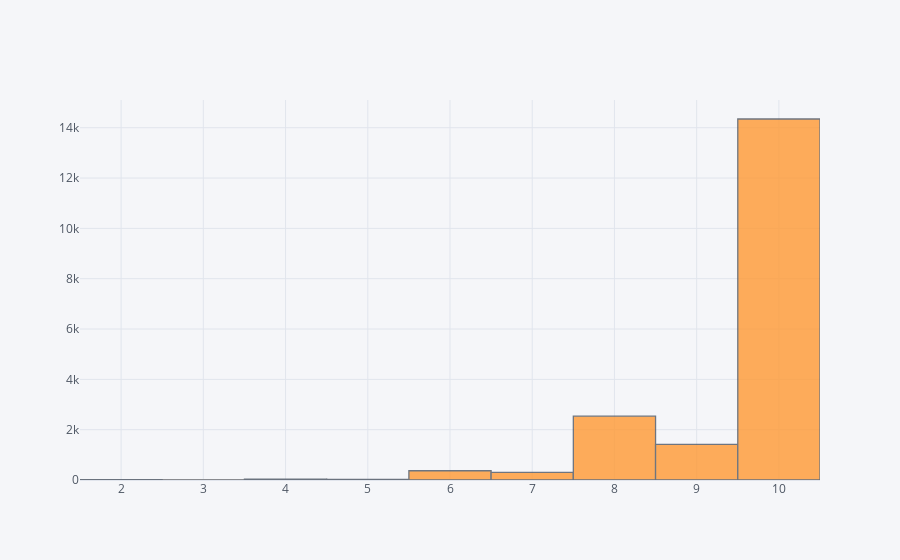

Source (notebook cell):
### Markdown cell above
다음은 리뷰 점수 분포를 살펴볼 것이다. 간단하게 하기 위해 디자인 점수와 내용점수를 합산할 것이다. 10점 만점이다.

### Code cell
rv1 = rv1[~rv1["Author"].isin(user_1_rv)]
rv1["IntegratedRate"] = rv1["ConRate"] + rv1["DesRate"]
rv1["IntegratedRate"].iplot(kind="hist")

### Figure 1 — Plotly figure (JSON) as saved in the notebook; plotly's stock layout.template omitted (floating-point values rounded to 4 significant figures; data arrays with more than 128 entries replaced by an {"elided": "..."} marker saying what was removed)
{"data": [{"histfunc": "count", "histnorm": "", "marker": {"color": "rgba(255, 153, 51, 1.0)", "line": {"color": "#4D5663", "width": 1.3}}, "name": "IntegratedRate", "opacity": 0.8, "orientation": "v", "type": "histogram", "x": {"elided": "19054 int values"}}], "layout": {"barmode": "overlay", "legend": {"bgcolor": "#F5F6F9", "font": {"color": "#4D5663"}}, "paper_bgcolor": "#F5F6F9", "plot_bgcolor": "#F5F6F9", "title": {"font": {"color": "#4D5663"}}, "xaxis": {"gridcolor": "#E1E5ED", "showgrid": true, "tickfont": {"color": "#4D5663"}, "title": {"font": {"color": "#4D5663"}, "text": ""}, "zerolinecolor": "#E1E5ED"}, "yaxis": {"gridcolor": "#E1E5ED", "showgrid": true, "tickfont": {"color": "#4D5663"}, "title": {"font": {"color": "#4D5663"}, "text": ""}, "zerolinecolor": "#E1E5ED"}}}
